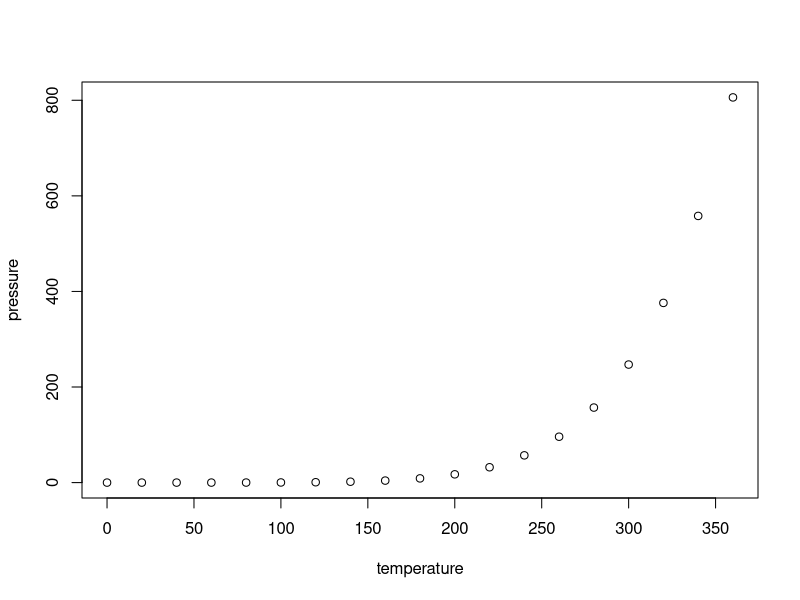
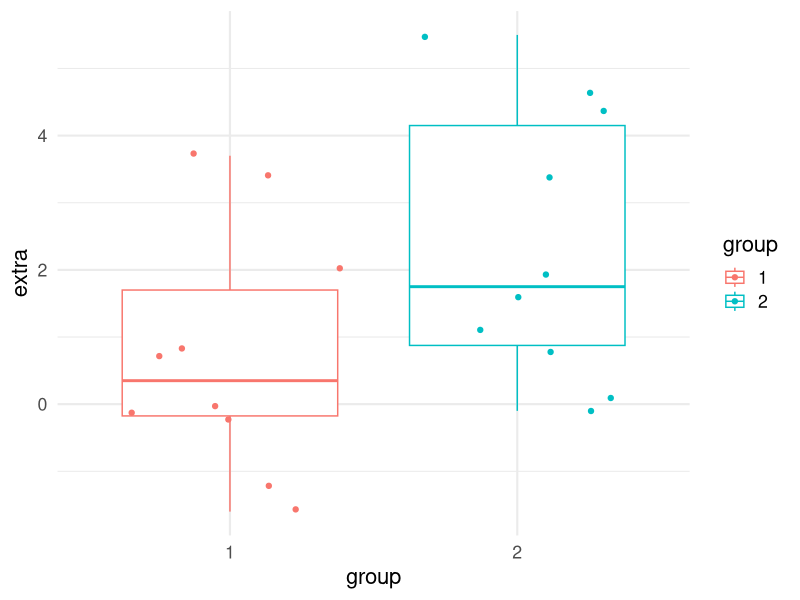

These charts were generated, in order, by the following R code:
## ---- chunk 1
knitr::opts_chunk$set(echo = TRUE)
## ---- chunk 2
summary(cars)
## ---- chunk 3
plot(pressure)
## ---- chunk 4
library(ggplot2)
ggplot(data = sleep, aes(x = group, y = extra, color = group)) +
  geom_boxplot() +
  geom_jitter() +
  theme_minimal(base_size = 16)
## ---- chunk 5
# automatically create a bib database for R packages
bib <- knitr::write_bib(
  x = c(
    .packages(), "knitr", "rmarkdown"
  ), file = NULL, prefix = ""
)
bib <- unlist(bib)
# remove the ugly single quotes required by CRAN policy
bib <- gsub("(\\\n)", " ", bib)
xfun::write_utf8(bib, "packages.bib")
